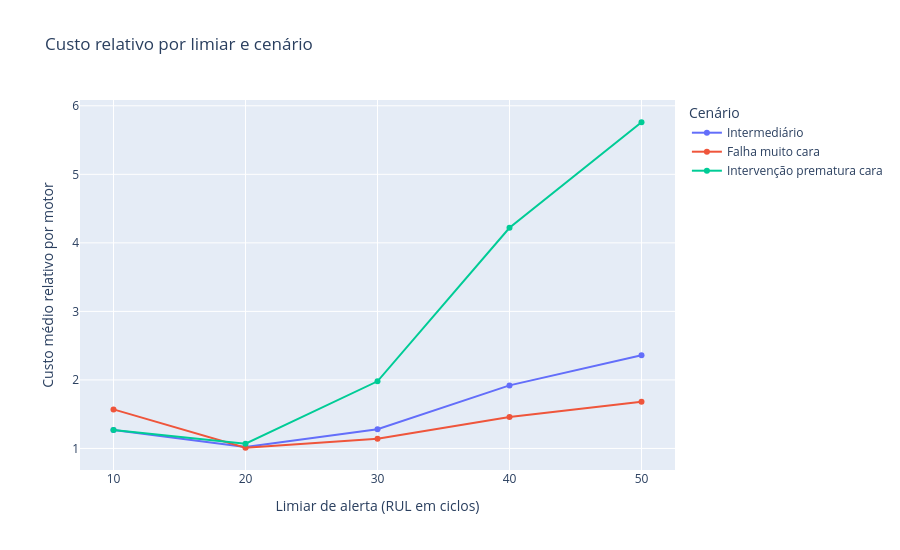

The notebook cell this image was saved under:
### Code cell
fig = px.line(
    cost_summary,
    x='limiar_alerta',
    y='custo_medio_motor',
    color='cenario',
    markers=True,
    labels={
        'limiar_alerta': 'Limiar de alerta (RUL em ciclos)',
        'custo_medio_motor': 'Custo médio relativo por motor',
        'cenario': 'Cenário',
    },
    title=lang({'title': 'Custo relativo por limiar e cenário'})['title'],
    height=550,
)
fig.show()

### Figure 1 — Plotly figure (JSON) as saved in the notebook; plotly's stock layout.template omitted (floating-point values rounded to 4 significant figures)
{"data": [{"hovertemplate": "Cenário=Intermediário<br>Limiar de alerta (RUL em ciclos)=%{x}<br>Custo médio relativo por motor=%{y}<extra></extra>", "legendgroup": "Intermediário", "line": {"color": "#636efa", "dash": "solid"}, "marker": {"symbol": "circle"}, "mode": "lines+markers", "name": "Intermediário", "orientation": "v", "showlegend": true, "type": "scatter", "x": [10, 20, 30, 40, 50], "xaxis": "x", "y": [1.27, 1.02, 1.28, 1.92, 2.36], "yaxis": "y"}, {"hovertemplate": "Cenário=Falha muito cara<br>Limiar de alerta (RUL em ciclos)=%{x}<br>Custo médio relativo por motor=%{y}<extra></extra>", "legendgroup": "Falha muito cara", "line": {"color": "#EF553B", "dash": "solid"}, "marker": {"symbol": "circle"}, "mode": "lines+markers", "name": "Falha muito cara", "orientation": "v", "showlegend": true, "type": "scatter", "x": [10, 20, 30, 40, 50], "xaxis": "x", "y": [1.57, 1.01, 1.14, 1.46, 1.68], "yaxis": "y"}, {"hovertemplate": "Cenário=Intervenção prematura cara<br>Limiar de alerta (RUL em ciclos)=%{x}<br>Custo médio relativo por motor=%{y}<extra></extra>", "legendgroup": "Intervenção prematura cara", "line": {"color": "#00cc96", "dash": "solid"}, "marker": {"symbol": "circle"}, "mode": "lines+markers", "name": "Intervenção prematura cara", "orientation": "v", "showlegend": true, "type": "scatter", "x": [10, 20, 30, 40, 50], "xaxis": "x", "y": [1.27, 1.07, 1.98, 4.22, 5.76], "yaxis": "y"}], "layout": {"height": 550, "legend": {"title": {"text": "Cenário"}, "tracegroupgap": 0}, "title": {"text": "Custo relativo por limiar e cenário"}, "xaxis": {"anchor": "y", "domain": [0, 1], "title": {"text": "Limiar de alerta (RUL em ciclos)"}}, "yaxis": {"anchor": "x", "domain": [0, 1], "title": {"text": "Custo médio relativo por motor"}}}}
